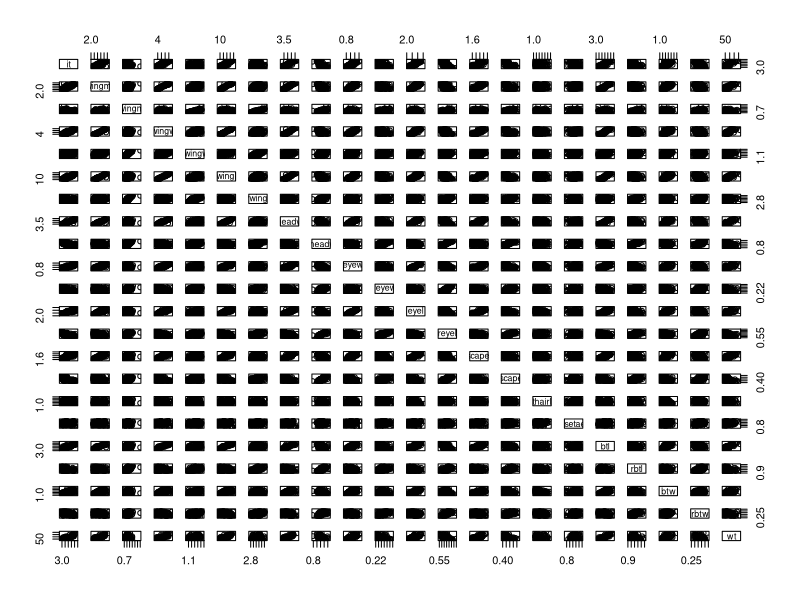
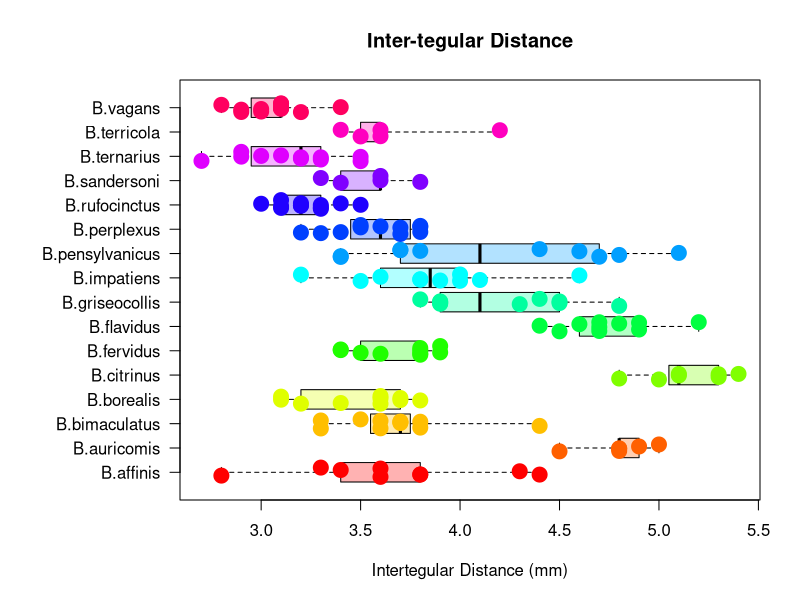
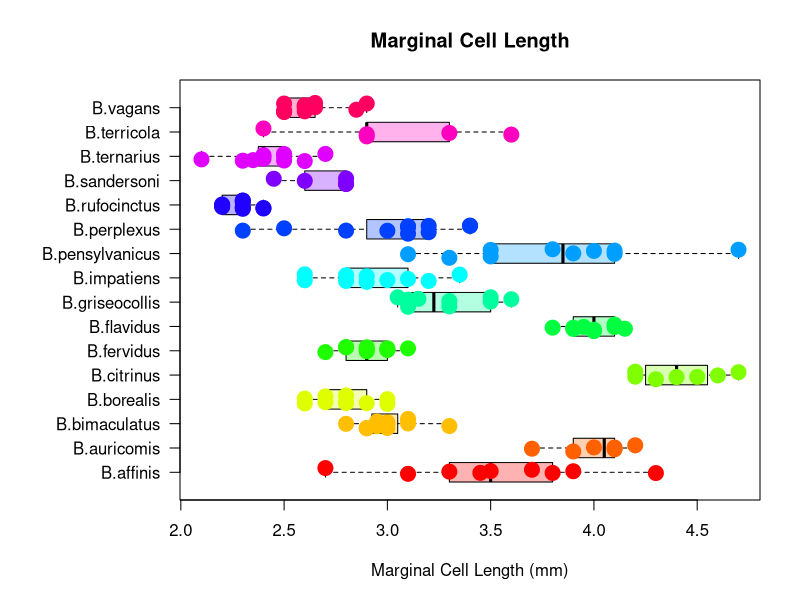
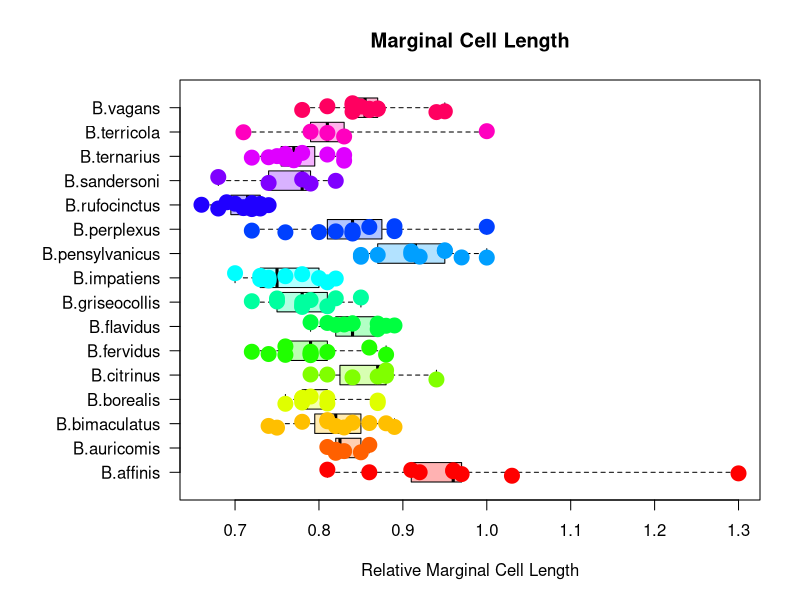
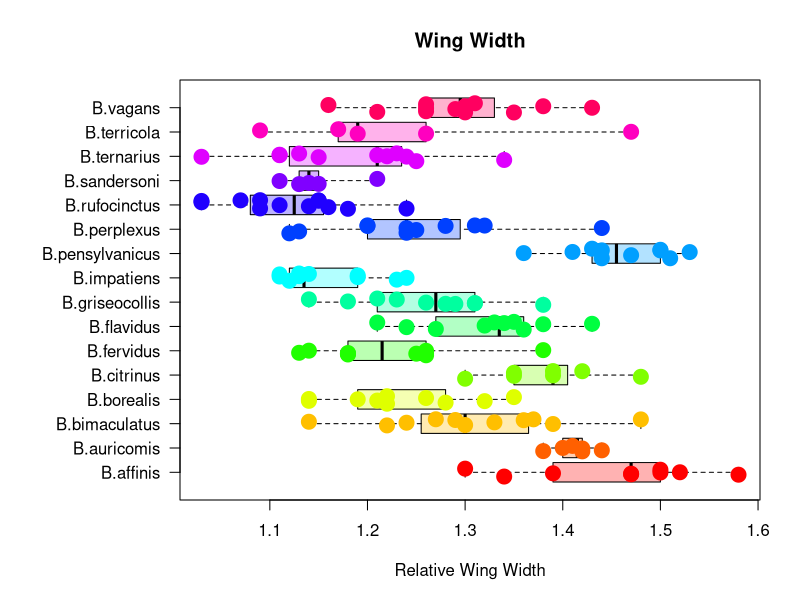
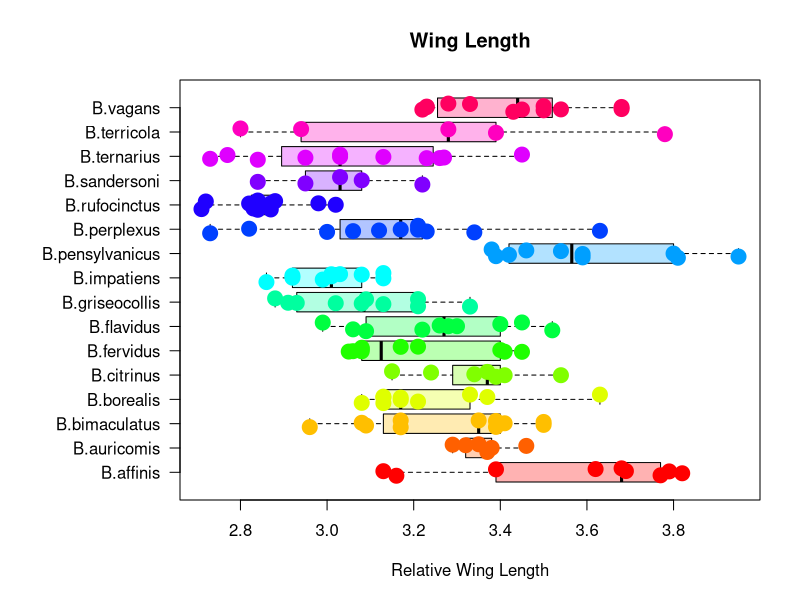
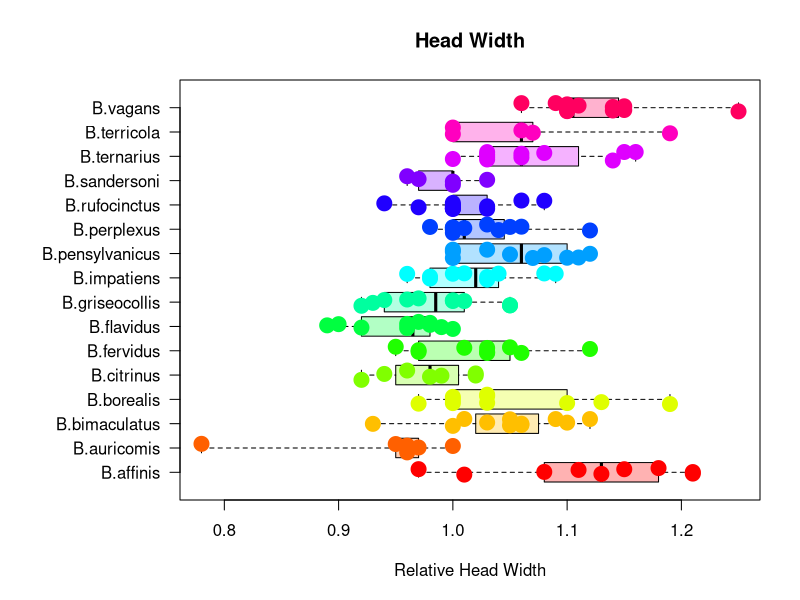
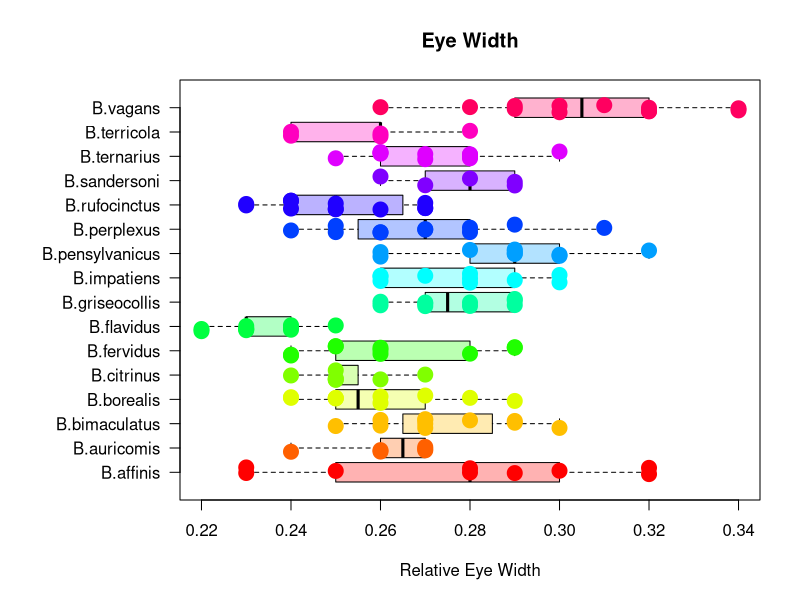

These figures' R source, in order:
###################################################################################
#
# Wisconsin bumble bee data
#
# Exploratory graphing of measured continuous traits
#
# KI Perry; 29 June 2021
#
###################################################################################

#The formula for calculating standard error
se <- function(x) sd(x, na.rm=TRUE)/sqrt(sum(!is.na(x)))

#Explore measured traits by species
t2 <- read.csv("./bb_traits_sp.csv")

t2$species
table(t2$species)#Number of individuals of each species

summary(t2)

library(viridis)

#####Box plots with data points added

#all traits correlated with inter-tegular distance except hair lengths
#so use relative measurements
cor(t2[,2:23], method = c("pearson"), use = "complete.obs")
plot(t2[,2:23])

##intertegular distance
par(mar = c(5,9,4,2))
boxplot(it ~ species, data = t2, col = rainbow(16, alpha = 0.3),
        xlab = "Intertegular Distance (mm)", ylab = "",
        horizontal = TRUE, las = 1, range = 0, main = "Inter-tegular Distance")
stripchart(it ~ species, data = t2, col = rainbow(16),
           pch = 19, cex = 2, las = 1, add = TRUE,
           method = "jitter", jitter = 0.2)

png("Inter-tegular_Distance.png", width = 2200, height = 1000, pointsize = 20)
par(mfrow=c(1,1))
par(mar = c(5,9,4,2))
boxplot(it ~ species, data = t2, col = viridis(16, alpha = 0.5),
        xlab = "Inter-tegular Distance (mm)", ylab = "",
        horizontal = TRUE, las = 1, range = 0, main = "",
        cex.main = 2, cex.lab = 1.5, cex.axis = 1.2)
stripchart(it ~ species, data = t2, col = viridis(16),
           pch = 19, cex = 2, las = 1, add = TRUE,
           method = "jitter", jitter = 0.2)
dev.off()

tapply(t2$it, list(t2$species), mean)
tapply(t2$it, list(t2$species), se)


##marginal cell length
par(mar = c(5,9,4,2))
boxplot(wingmc ~ species, data = t2, col = rainbow(16, alpha = 0.3),
        xlab = "Marginal Cell Length (mm)", ylab = "",
        horizontal = TRUE, las = 1, range = 0, main = "Marginal Cell Length")
stripchart(wingmc ~ species, data = t2, col = rainbow(16),
           pch = 19, cex = 2, las = 1, add = TRUE,
           method = "jitter", jitter = 0.2)

tapply(t2$wingmc, list(t2$species), mean)
tapply(t2$wingmc, list(t2$species), se)

boxplot(rwingmc ~ species, data = t2, col = rainbow(16, alpha = 0.3),
        xlab = "Relative Marginal Cell Length", ylab = "",
        horizontal = TRUE, las = 1, range = 0, main = "Marginal Cell Length")
stripchart(rwingmc ~ species, data = t2, col = rainbow(16),
           pch = 19, cex = 2, las = 1, add = TRUE,
           method = "jitter", jitter = 0.2)


##wing width
par(mar = c(5,9,4,2))
boxplot(rwingw ~ species, data = t2, col = rainbow(16, alpha = 0.3),
        xlab = "Relative Wing Width", ylab = "",
        horizontal = TRUE, las = 1, range = 0, main = "Wing Width")
stripchart(rwingw ~ species, data = t2, col = rainbow(16),
           pch = 19, cex = 2, las = 1, add = TRUE,
           method = "jitter", jitter = 0.2)


##wing length
par(mar = c(5,9,4,2))
boxplot(rwingl ~ species, data = t2, col = rainbow(16, alpha = 0.3),
        xlab = "Relative Wing Length", ylab = "",
        horizontal = TRUE, las = 1, range = 0, main = "Wing Length")
stripchart(rwingl ~ species, data = t2, col = rainbow(16),
           pch = 19, cex = 2, las = 1, add = TRUE,
           method = "jitter", jitter = 0.2)


##head width
par(mar = c(5,9,4,2))
boxplot(rheadw ~ species, data = t2, col = rainbow(16, alpha = 0.3),
        xlab = "Relative Head Width", ylab = "",
        horizontal = TRUE, las = 1, range = 0, main = "Head Width")
stripchart(rheadw ~ species, data = t2, col = rainbow(16),
           pch = 19, cex = 2, las = 1, add = TRUE,
           method = "jitter", jitter = 0.2)


##eye width
par(mar = c(5,9,4,2))
boxplot(reyew ~ species, data = t2, col = rainbow(16, alpha = 0.3),
        xlab = "Relative Eye Width", ylab = "",
        horizontal = TRUE, las = 1, range = 0, main = "Eye Width")
stripchart(reyew ~ species, data = t2, col = rainbow(16),
           pch = 19, cex = 2, las = 1, add = TRUE,
           method = "jitter", jitter = 0.2)


##eye length
par(mar = c(5,9,4,2))
boxplot(reyel ~ species, data = t2, col = rainbow(16, alpha = 0.3),
        xlab = "Relative Eye Length", ylab = "",
        horizontal = TRUE, las = 1, range = 0, main = "Eye Length")
stripchart(reyel ~ species, data = t2, col = rainbow(16),
           pch = 19, cex = 2, las = 1, add = TRUE,
           method = "jitter", jitter = 0.2)


##scape length
par(mar = c(5,9,4,2))
boxplot(rscapel ~ species, data = t2, col = rainbow(16, alpha = 0.3),
        xlab = "Relative Scape Length", ylab = "",
        horizontal = TRUE, las = 1, range = 0, main = "Scape Length")
stripchart(rscapel ~ species, data = t2, col = rainbow(16),
           pch = 19, cex = 2, las = 1, add = TRUE,
           method = "jitter", jitter = 0.2)


##thorax hair length
par(mar = c(5,9,4,2))
boxplot(thairl ~ species, data = t2, col = rainbow(16, alpha = 0.3),
        xlab = "Thorax Hair Length (mm)", ylab = "",
        horizontal = TRUE, las = 1, range = 0, main = "Thorax Hair Length")
stripchart(thairl ~ species, data = t2, col = rainbow(16),
           pch = 19, cex = 2, las = 1, add = TRUE,
           method = "jitter", jitter = 0.2)

png("Thorax_Hair_Length.png", width = 2200, height = 1000, pointsize = 20)
par(mfrow=c(1,1))
par(mar = c(5,9,4,2))
boxplot(thairl ~ species, data = t2, col = viridis(16, alpha = 0.5),
        xlab = "Thorax Hair Length (mm)", ylab = "",
        horizontal = TRUE, las = 1, range = 0, main = "",
        cex.main = 2, cex.lab = 1.5, cex.axis = 1.2)
stripchart(thairl ~ species, data = t2, col = viridis(16),
           pch = 19, cex = 2, las = 1, add = TRUE,
           method = "jitter", jitter = 0.2)
dev.off()


##corbicula hair length
par(mar = c(5,9,4,2))
boxplot(bsetael ~ species, data = t2, col = rainbow(16, alpha = 0.3),
        xlab = "Corbicula Setae Length (mm)", ylab = "",
        horizontal = TRUE, las = 1, range = 0, main = "Setae Length")
stripchart(bsetael ~ species, data = t2, col = rainbow(16),
           pch = 19, cex = 2, las = 1, add = TRUE,
           method = "jitter", jitter = 0.2)


##corbicula length
par(mar = c(5,9,4,2))
boxplot(rbtl ~ species, data = t2, col = rainbow(16, alpha = 0.3),
        xlab = "Relative Corbicula Length", ylab = "",
        horizontal = TRUE, las = 1, range = 0, main = "Corbicula Length")
stripchart(rbtl ~ species, data = t2, col = rainbow(16),
           pch = 19, cex = 2, las = 1, add = TRUE,
           method = "jitter", jitter = 0.2)


##corbicula width
par(mar = c(5,9,4,2))
boxplot(rbtw ~ species, data = t2, col = rainbow(16, alpha = 0.3),
        xlab = "Relative Corbicula Width", ylab = "",
        horizontal = TRUE, las = 1, range = 0, main = "Corbicula Width")
stripchart(rbtw ~ species, data = t2, col = rainbow(16),
           pch = 19, cex = 2, las = 1, add = TRUE,
           method = "jitter", jitter = 0.2)


##bee dry weight
par(mar = c(5,9,4,2))
boxplot(rbtw ~ species, data = t2, col = rainbow(16, alpha = 0.3),
        xlab = "weight (mg)", ylab = "",
        horizontal = TRUE, las = 1, range = 0, main = "Dry Weight")
stripchart(rbtw ~ species, data = t2, col = rainbow(16),
           pch = 19, cex = 2, las = 1, add = TRUE,
           method = "jitter", jitter = 0.2)
